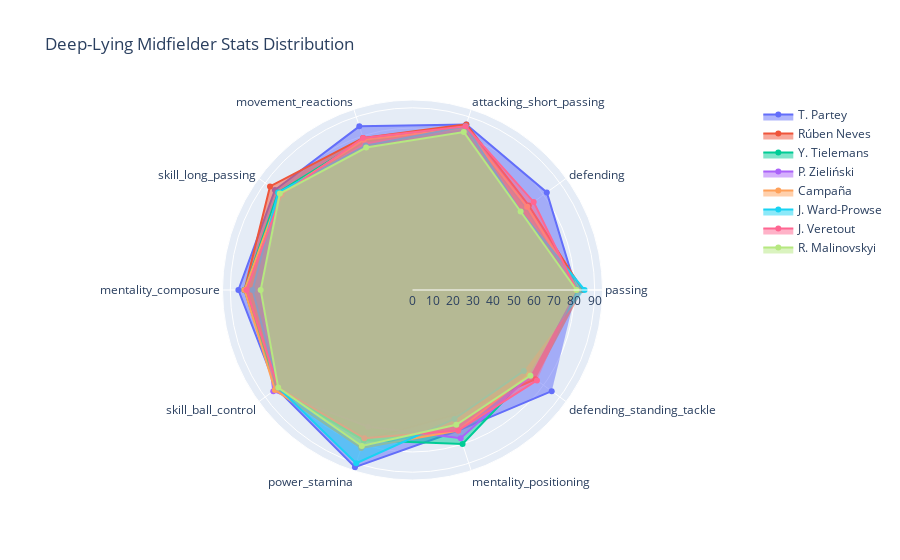

Notebook code cell kept with this figure:
### Code cell
#Radar Plot
fig = go.Figure()

fig.add_trace(go.Scatterpolar(r=def_plot3.iloc[1:,0].values.tolist(), 
                              theta=def_plot3.iloc[1:,0].index.tolist(),
                              fill='toself',
                              name=def_plot3.iloc[0:1,0].tolist()[0]))

fig.add_trace(go.Scatterpolar(r=def_plot3.iloc[1:,1].values.tolist(), 
                              theta=def_plot3.iloc[1:,1].index.tolist(),
                              fill='toself',
                              name=def_plot3.iloc[0:1,1].tolist()[0]))

fig.add_trace(go.Scatterpolar(r=def_plot3.iloc[1:,2].values.tolist(), 
                              theta=def_plot3.iloc[1:,2].index.tolist(),
                              fill='toself',
                              name=def_plot3.iloc[0:1,2].tolist()[0]))

fig.add_trace(go.Scatterpolar(r=def_plot3.iloc[1:,3].values.tolist(), 
                              theta=def_plot3.iloc[1:,3].index.tolist(),
                              fill='toself',
                              name=def_plot3.iloc[0:1,3].tolist()[0]))

fig.add_trace(go.Scatterpolar(r=def_plot3.iloc[1:,4].values.tolist(), 
                              theta=def_plot3.iloc[1:,4].index.tolist(),
                              fill='toself',
                              name=def_plot3.iloc[0:1,4].tolist()[0]))

fig.add_trace(go.Scatterpolar(r=def_plot3.iloc[1:,5].values.tolist(), 
                              theta=def_plot3.iloc[1:,5].index.tolist(),
                              fill='toself',
                              name=def_plot3.iloc[0:1,5].tolist()[0]))

fig.add_trace(go.Scatterpolar(r=def_plot3.iloc[1:,6].values.tolist(), 
                              theta=def_plot3.iloc[1:,6].index.tolist(),
                              fill='toself',
                              name=def_plot3.iloc[0:1,6].tolist()[0]))

fig.add_trace(go.Scatterpolar(r=def_plot3.iloc[1:,7].values.tolist(), 
                              theta=def_plot3.iloc[1:,7].index.tolist(),
                              fill='toself',
                              name=def_plot3.iloc[0:1,7].tolist()[0]))


fig.update_layout(title="Deep-Lying Midfielder Stats Distribution")

fig.show()

### Figure 1 — Plotly figure (JSON) as saved in the notebook; plotly's stock layout.template omitted (floating-point values rounded to 4 significant figures)
{"data": [{"fill": "toself", "name": "T. Partey", "r": [81, 82, 86, 85, 84, 86, 83, 92, 73, 85], "theta": ["passing", "defending", "attacking_short_passing", "movement_reactions", "skill_long_passing", "mentality_composure", "skill_ball_control", "power_stamina", "mentality_positioning", "defending_standing_tackle"], "type": "scatterpolar"}, {"fill": "toself", "name": "Rúben Neves", "r": [84, 71, 86, 79, 87, 83, 82, 78, 65, 75], "theta": ["passing", "defending", "attacking_short_passing", "movement_reactions", "skill_long_passing", "mentality_composure", "skill_ball_control", "power_stamina", "mentality_positioning", "defending_standing_tackle"], "type": "scatterpolar"}, {"fill": "toself", "name": "Y. Tielemans", "r": [82, 69, 84, 78, 82, 83, 83, 78, 80, 71], "theta": ["passing", "defending", "attacking_short_passing", "movement_reactions", "skill_long_passing", "mentality_composure", "skill_ball_control", "power_stamina", "mentality_positioning", "defending_standing_tackle"], "type": "scatterpolar"}, {"fill": "toself", "name": "P. Zieliński", "r": [81, 70, 84, 76, 80, 75, 85, 71, 77, 72], "theta": ["passing", "defending", "attacking_short_passing", "movement_reactions", "skill_long_passing", "mentality_composure", "skill_ball_control", "power_stamina", "mentality_positioning", "defending_standing_tackle"], "type": "scatterpolar"}, {"fill": "toself", "name": "Campaña", "r": [82, 70, 84, 78, 81, 83, 84, 82, 73, 71], "theta": ["passing", "defending", "attacking_short_passing", "movement_reactions", "skill_long_passing", "mentality_composure", "skill_ball_control", "power_stamina", "mentality_positioning", "defending_standing_tackle"], "type": "scatterpolar"}, {"fill": "toself", "name": "J. Ward-Prowse", "r": [85, 66, 85, 75, 82, 79, 82, 90, 67, 68], "theta": ["passing", "defending", "attacking_short_passing", "movement_reactions", "skill_long_passing", "mentality_composure", "skill_ball_control", "power_stamina", "mentality_positioning", "defending_standing_tackle"], "type": "scatterpolar"}, {"fill": "toself", "name": "J. Veretout", "r": [81, 74, 85, 79, 80, 82, 82, 77, 73, 76], "theta": ["passing", "defending", "attacking_short_passing", "movement_reactions", "skill_long_passing", "mentality_composure", "skill_ball_control", "power_stamina", "mentality_positioning", "defending_standing_tackle"], "type": "scatterpolar"}, {"fill": "toself", "name": "R. Malinovskyi", "r": [81, 66, 82, 74, 81, 75, 82, 81, 70, 72], "theta": ["passing", "defending", "attacking_short_passing", "movement_reactions", "skill_long_passing", "mentality_composure", "skill_ball_control", "power_stamina", "mentality_positioning", "defending_standing_tackle"], "type": "scatterpolar"}], "layout": {"title": {"text": "Deep-Lying Midfielder Stats Distribution"}}}
